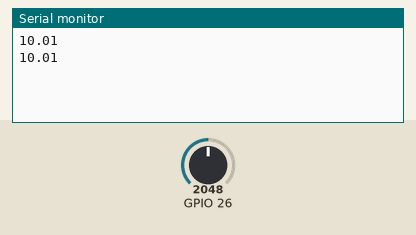
Simulated run of this sketch. Board: ESP32. Parts: the last lines printed to the serial monitor. The inputs (shaded band) are chosen by the test bench; at power-on: GPIO 26 = 2048.

Above: at 1.8 s.
1.9 s: GPIO 26 set to 2866
At 2.8 s:
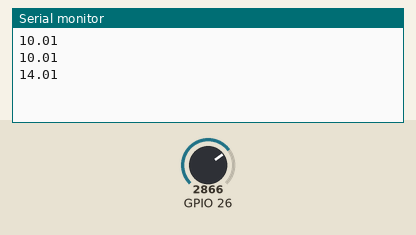
3.4 s: GPIO 26 set to 3603
At 4.8 s:
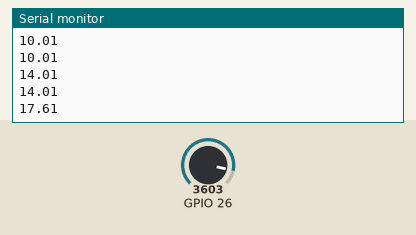
Timing chart, 0 to 6.4 s (numbered marks = the images above; inputs shaded):
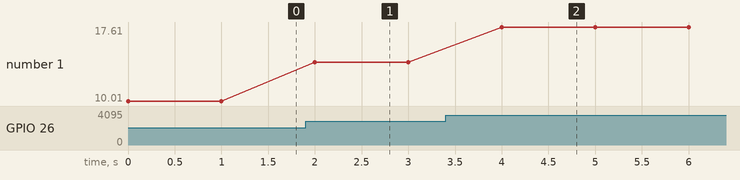

Measured:
- after the input at 1.9 s, the serial monitor: prints a new line after 0.10 s (image 1)
- after the input at 3.4 s, the serial monitor: prints a new line after 0.60 s (image 2)
- plotted number 1: 10.01 → 14.01 after the input at 1.9 s, 14.01 → 17.61 after the input at 3.4 s

The sketch:

LDRTest.ino
```cpp
void setup()
{
  Serial.begin(9600);
}

void loop()
{
  int sensorValue = analogRead(26);
  // Convert the analog reading (which goes from 0 - 1023) to a voltage (0 - 5V):
  float voltage = sensorValue * (5.0 / 1023.0);
  // print out the value you read:
  Serial.println(voltage);
  delay(1000);
}
```
